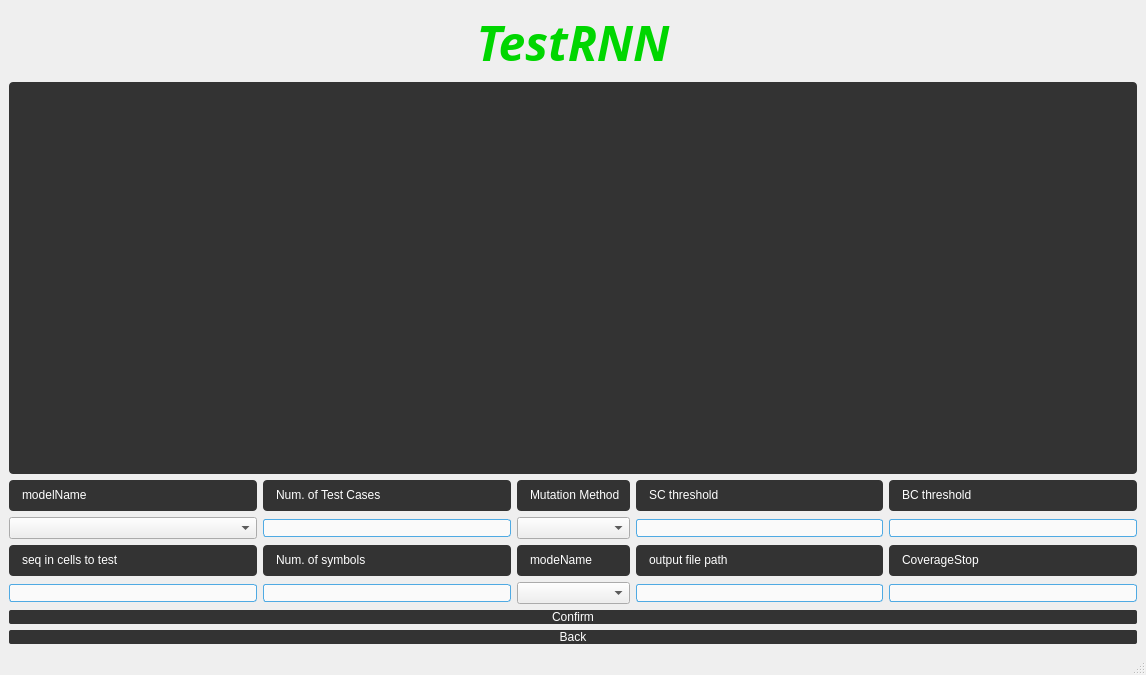
<?xml version="1.0" encoding="UTF-8"?>
<ui version="4.0">
 <class>testRNN</class>
 <widget class="QMainWindow" name="testRNN">
  <property name="geometry">
   <rect>
    <x>0</x>
    <y>0</y>
    <width>1146</width>
    <height>675</height>
   </rect>
  </property>
  <property name="windowTitle">
   <string>TestRNN</string>
  </property>
  <property name="styleSheet">
   <string notr="true"/>
  </property>
  <widget class="QWidget" name="centralwidget">
   <layout class="QGridLayout" name="gridLayout_2">
    <item row="2" column="0">
     <layout class="QGridLayout" name="gridLayout">
      <item row="4" column="1">
       <widget class="QLineEdit" name="lineEdit_symbolsNum">
        <property name="styleSheet">
         <string notr="true">border:1px solid rgb(79,170,227);border-radius:3px;margin:0;background-color:rgb(250,250,250);color: rgb(106,106,106);
</string>
        </property>
       </widget>
      </item>
      <item row="4" column="2">
       <widget class="QComboBox" name="comboBox_mode">
        <property name="styleSheet">
         <string notr="true"/>
        </property>
       </widget>
      </item>
      <item row="4" column="3">
       <widget class="QLineEdit" name="lineEdit_outputPath">
        <property name="styleSheet">
         <string notr="true">border:1px solid rgb(79,170,227);border-radius:3px;margin:0;background-color:rgb(250,250,250);color: rgb(106,106,106);
</string>
        </property>
       </widget>
      </item>
      <item row="3" column="2">
       <widget class="QLabel" name="label_mode">
        <property name="styleSheet">
         <string notr="true">color: white;
background-color:rgb(51,51,51);
border:hide;
border-radius:4px;
padding-left: 10px;
padding-top: 8px;
padding-right: 7px;
padding-bottom: 9px;</string>
        </property>
        <property name="text">
         <string>modeName</string>
        </property>
       </widget>
      </item>
      <item row="4" column="0">
       <widget class="QLineEdit" name="lineEdit_seq">
        <property name="styleSheet">
         <string notr="true">border:1px solid rgb(79,170,227);border-radius:3px;margin:0;background-color:rgb(250,250,250);color: rgb(106,106,106);
</string>
        </property>
       </widget>
      </item>
      <item row="2" column="3">
       <widget class="QLineEdit" name="lineEdit_SC">
        <property name="styleSheet">
         <string notr="true">border:1px solid rgb(79,170,227);border-radius:3px;margin:0;background-color:rgb(250,250,250);color: rgb(106,106,106);
</string>
        </property>
       </widget>
      </item>
      <item row="1" column="3">
       <widget class="QLabel" name="label_SC">
        <property name="styleSheet">
         <string notr="true">color: white;
background-color:rgb(51,51,51);
border:hide;
border-radius:4px;
padding-left: 10px;
padding-top: 8px;
padding-right: 7px;
padding-bottom: 9px;</string>
        </property>
        <property name="text">
         <string>SC threshold</string>
        </property>
       </widget>
      </item>
      <item row="1" column="2">
       <widget class="QLabel" name="label_Mutation_Method">
        <property name="styleSheet">
         <string notr="true">color: white;
background-color:rgb(51,51,51);
border:hide;
border-radius:4px;
padding-left: 10px;
padding-top: 8px;
padding-right: 7px;
padding-bottom: 9px;</string>
        </property>
        <property name="text">
         <string>Mutation Method</string>
        </property>
       </widget>
      </item>
      <item row="2" column="4">
       <widget class="QLineEdit" name="lineEdit_BC">
        <property name="styleSheet">
         <string notr="true">border:1px solid rgb(79,170,227);border-radius:3px;margin:0;background-color:rgb(250,250,250);color: rgb(106,106,106);
</string>
        </property>
       </widget>
      </item>
      <item row="2" column="1">
       <widget class="QLineEdit" name="lineEdit_casesNum">
        <property name="styleSheet">
         <string notr="true">border:1px solid rgb(79,170,227);border-radius:3px;margin:0;background-color:rgb(250,250,250);color: rgb(106,106,106);
</string>
        </property>
       </widget>
      </item>
      <item row="2" column="2">
       <widget class="QComboBox" name="comboBox_Mutation_Method">
        <property name="styleSheet">
         <string notr="true"/>
        </property>
       </widget>
      </item>
      <item row="2" column="0">
       <widget class="QComboBox" name="comboBox_modelName">
        <property name="styleSheet">
         <string notr="true"/>
        </property>
       </widget>
      </item>
      <item row="1" column="1">
       <widget class="QLabel" name="label_casesNum">
        <property name="styleSheet">
         <string notr="true">color: white;
background-color:rgb(51,51,51);
border:hide;
border-radius:4px;
padding-left: 10px;
padding-top: 8px;
padding-right: 7px;
padding-bottom: 9px;</string>
        </property>
        <property name="text">
         <string>Num. of Test Cases</string>
        </property>
       </widget>
      </item>
      <item row="1" column="0">
       <widget class="QLabel" name="label_modelName">
        <property name="styleSheet">
         <string notr="true">color: white;
background-color:rgb(51,51,51);
border:hide;
border-radius:4px;
padding-left: 10px;
padding-top: 8px;
padding-right: 7px;
padding-bottom: 9px;</string>
        </property>
        <property name="text">
         <string>modelName</string>
        </property>
       </widget>
      </item>
      <item row="1" column="4">
       <widget class="QLabel" name="label_BC">
        <property name="styleSheet">
         <string notr="true">color: white;
background-color:rgb(51,51,51);
border:hide;
border-radius:4px;
padding-left: 10px;
padding-top: 8px;
padding-right: 7px;
padding-bottom: 9px;</string>
        </property>
        <property name="text">
         <string>BC threshold</string>
        </property>
       </widget>
      </item>
      <item row="3" column="3">
       <widget class="QLabel" name="label_outPath">
        <property name="styleSheet">
         <string notr="true">color: white;
background-color:rgb(51,51,51);
border:hide;
border-radius:4px;
padding-left: 10px;
padding-top: 8px;
padding-right: 7px;
padding-bottom: 9px;</string>
        </property>
        <property name="text">
         <string>output file path</string>
        </property>
       </widget>
      </item>
      <item row="3" column="0">
       <widget class="QLabel" name="label_seq">
        <property name="styleSheet">
         <string notr="true">color: white;
background-color:rgb(51,51,51);
border:hide;
border-radius:4px;
padding-left: 10px;
padding-top: 8px;
padding-right: 7px;
padding-bottom: 9px;</string>
        </property>
        <property name="text">
         <string>seq in cells to test</string>
        </property>
       </widget>
      </item>
      <item row="3" column="1">
       <widget class="QLabel" name="label_symbolsNum">
        <property name="styleSheet">
         <string notr="true">color: white;
background-color:rgb(51,51,51);
border:hide;
border-radius:4px;
padding-left: 10px;
padding-top: 8px;
padding-right: 7px;
padding-bottom: 9px;
</string>
        </property>
        <property name="text">
         <string>Num. of symbols</string>
        </property>
       </widget>
      </item>
      <item row="3" column="4">
       <widget class="QLabel" name="label_CoverageStop">
        <property name="styleSheet">
         <string notr="true">color: white;
background-color:rgb(51,51,51);
border:hide;
border-radius:4px;
padding-left: 10px;
padding-top: 8px;
padding-right: 7px;
padding-bottom: 9px;</string>
        </property>
        <property name="text">
         <string>CoverageStop</string>
        </property>
       </widget>
      </item>
      <item row="4" column="4">
       <widget class="QLineEdit" name="lineEdit_CoverageStop">
        <property name="styleSheet">
         <string notr="true">border:1px solid rgb(79,170,227);border-radius:3px;margin:0;background-color:rgb(250,250,250);color: rgb(106,106,106);
</string>
        </property>
       </widget>
      </item>
     </layout>
    </item>
    <item row="6" column="0">
     <widget class="QPushButton" name="pushButton_back">
      <property name="styleSheet">
       <string notr="true">QPushButton:focus{outline: none;}
QPushButton
{
    color: white;
    border:hide;
    border-radius:2px;
    padding:0px 0px;
    background-color: rgb(51,51,51);
}
QPushButton:!enabled
{
    color: gray;
    border:hide;
    border-radius:2px;
    padding:0px 0px;
    background-color: rgb(100,100,100);
}
QPushButton:pressed
{
    background-color:rgb(200 , 200 , 200);
    padding-left:2px;
    padding-top:2px;
}</string>
      </property>
      <property name="text">
       <string>Back</string>
      </property>
     </widget>
    </item>
    <item row="0" column="0">
     <widget class="QLabel" name="label">
      <property name="font">
       <font>
        <family>Avenir Next</family>
        <pointsize>36</pointsize>
        <weight>75</weight>
        <italic>true</italic>
        <bold>true</bold>
       </font>
      </property>
      <property name="styleSheet">
       <string notr="true">color: rgb(0, 214, 0)</string>
      </property>
      <property name="text">
       <string>TestRNN</string>
      </property>
      <property name="alignment">
       <set>Qt::AlignCenter</set>
      </property>
     </widget>
    </item>
    <item row="4" column="0">
     <widget class="QPushButton" name="pushButton">
      <property name="styleSheet">
       <string notr="true">QPushButton:focus{outline: none;}
QPushButton
{
    color: white;
    border:hide;
    border-radius:2px;
    padding:0px 0px;
    background-color: rgb(51,51,51);
}
QPushButton:!enabled
{
    color: gray;
    border:hide;
    border-radius:2px;
    padding:0px 0px;
    background-color: rgb(100,100,100);
}
QPushButton:pressed
{
    background-color:rgb(200 , 200 , 200);
    padding-left:2px;
    padding-top:2px;
}</string>
      </property>
      <property name="text">
       <string>Confirm</string>
      </property>
     </widget>
    </item>
    <item row="1" column="0">
     <widget class="QTextEdit" name="textEdit">
      <property name="styleSheet">
       <string notr="true">color: white;
background-color:rgb(51,51,51);
border:hide;
border-radius:4px;
padding-left: 10px;
padding-top: 8px;
padding-right: 7px;
padding-bottom: 9px;</string>
      </property>
      <property name="readOnly">
       <bool>true</bool>
      </property>
     </widget>
    </item>
   </layout>
  </widget>
  <widget class="QMenuBar" name="menubar">
   <property name="geometry">
    <rect>
     <x>0</x>
     <y>0</y>
     <width>1146</width>
     <height>22</height>
    </rect>
   </property>
  </widget>
  <widget class="QStatusBar" name="statusbar"/>
 </widget>
 <resources/>
 <connections/>
</ui>
